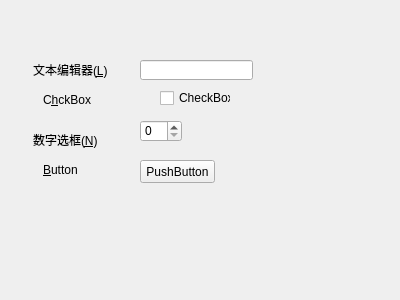
<?xml version="1.0" encoding="UTF-8"?>
<ui version="4.0">
 <class>myWidget</class>
 <widget class="QWidget" name="myWidget">
  <property name="geometry">
   <rect>
    <x>0</x>
    <y>0</y>
    <width>400</width>
    <height>300</height>
   </rect>
  </property>
  <property name="windowTitle">
   <string>myWidget</string>
  </property>
  <widget class="QLabel" name="label">
   <property name="geometry">
    <rect>
     <x>33</x>
     <y>60</y>
     <width>81</width>
     <height>20</height>
    </rect>
   </property>
   <property name="text">
    <string>文本编辑器(&amp;L)</string>
   </property>
   <property name="buddy">
    <cstring>lineEdit</cstring>
   </property>
  </widget>
  <widget class="QLabel" name="label_2">
   <property name="geometry">
    <rect>
     <x>43</x>
     <y>90</y>
     <width>71</width>
     <height>20</height>
    </rect>
   </property>
   <property name="text">
    <string>C&amp;hckBox</string>
   </property>
   <property name="buddy">
    <cstring>checkBox</cstring>
   </property>
  </widget>
  <widget class="QLabel" name="label_3">
   <property name="geometry">
    <rect>
     <x>33</x>
     <y>130</y>
     <width>81</width>
     <height>20</height>
    </rect>
   </property>
   <property name="text">
    <string>数字选框(&amp;N)</string>
   </property>
   <property name="buddy">
    <cstring>spinBox</cstring>
   </property>
  </widget>
  <widget class="QLabel" name="label_4">
   <property name="geometry">
    <rect>
     <x>43</x>
     <y>160</y>
     <width>71</width>
     <height>20</height>
    </rect>
   </property>
   <property name="text">
    <string>&amp;Button</string>
   </property>
   <property name="buddy">
    <cstring>pushButton</cstring>
   </property>
  </widget>
  <widget class="QLineEdit" name="lineEdit">
   <property name="geometry">
    <rect>
     <x>140</x>
     <y>60</y>
     <width>113</width>
     <height>20</height>
    </rect>
   </property>
  </widget>
  <widget class="QCheckBox" name="checkBox">
   <property name="geometry">
    <rect>
     <x>160</x>
     <y>90</y>
     <width>71</width>
     <height>16</height>
    </rect>
   </property>
   <property name="text">
    <string>CheckBox</string>
   </property>
  </widget>
  <widget class="QSpinBox" name="spinBox">
   <property name="geometry">
    <rect>
     <x>140</x>
     <y>120</y>
     <width>42</width>
     <height>22</height>
    </rect>
   </property>
  </widget>
  <widget class="QPushButton" name="pushButton">
   <property name="geometry">
    <rect>
     <x>140</x>
     <y>160</y>
     <width>75</width>
     <height>23</height>
    </rect>
   </property>
   <property name="text">
    <string>PushButton</string>
   </property>
  </widget>
 </widget>
 <layoutdefault spacing="6" margin="11"/>
 <resources/>
 <connections/>
</ui>
